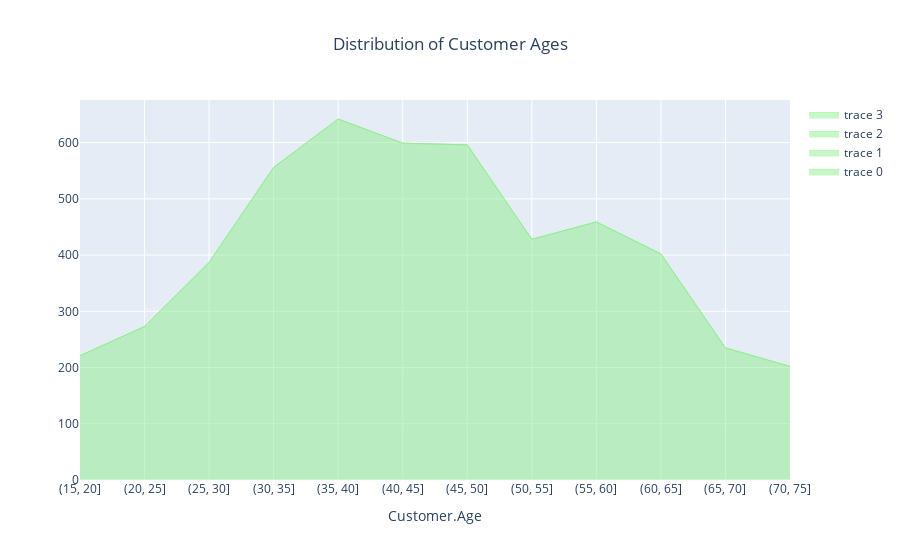

Here is the notebook cell this chart was saved with:
### Code cell
fig.add_trace(go.Scatter(
    x=x, y=y,
    hoverinfo='x+y',
    mode='lines',
    fill='tonexty',
    line=dict(width=0.5, color='rgb(144,238,144)'),
    


))
fig.update_layout(title_text='Distribution of Customer Ages', title_x=0.5)
fig.update_xaxes(title_text='Customer.Age')
fig.show()

### Figure 1 — Plotly figure (JSON) as saved in the notebook; plotly's stock layout.template omitted (floating-point values rounded to 4 significant figures)
{"data": [{"fill": "tonexty", "hoverinfo": "x+y", "line": {"color": "rgb(144,238,144)", "width": 0.5}, "mode": "lines", "type": "scatter", "x": ["(15, 20]", "(20, 25]", "(25, 30]", "(30, 35]", "(35, 40]", "(40, 45]", "(45, 50]", "(50, 55]", "(55, 60]", "(60, 65]", "(65, 70]", "(70, 75]"], "y": [221, 273, 387, 556, 642, 599, 596, 428, 459, 402, 235, 202]}, {"fill": "tonexty", "hoverinfo": "x+y", "line": {"color": "rgb(144,238,144)", "width": 0.5}, "mode": "lines", "type": "scatter", "x": ["(15, 20]", "(20, 25]", "(25, 30]", "(30, 35]", "(35, 40]", "(40, 45]", "(45, 50]", "(50, 55]", "(55, 60]", "(60, 65]", "(65, 70]", "(70, 75]"], "y": [221, 273, 387, 556, 642, 599, 596, 428, 459, 402, 235, 202]}, {"fill": "tonexty", "hoverinfo": "x+y", "line": {"color": "rgb(144,238,144)", "width": 0.5}, "mode": "lines", "type": "scatter", "x": ["(15, 20]", "(20, 25]", "(25, 30]", "(30, 35]", "(35, 40]", "(40, 45]", "(45, 50]", "(50, 55]", "(55, 60]", "(60, 65]", "(65, 70]", "(70, 75]"], "y": [221, 273, 387, 556, 642, 599, 596, 428, 459, 402, 235, 202]}, {"fill": "tonexty", "hoverinfo": "x+y", "line": {"color": "rgb(144,238,144)", "width": 0.5}, "mode": "lines", "type": "scatter", "x": ["(15, 20]", "(20, 25]", "(25, 30]", "(30, 35]", "(35, 40]", "(40, 45]", "(45, 50]", "(50, 55]", "(55, 60]", "(60, 65]", "(65, 70]", "(70, 75]"], "y": [221, 273, 387, 556, 642, 599, 596, 428, 459, 402, 235, 202]}], "layout": {"title": {"text": "Distribution of Customer Ages", "x": 0.5}, "xaxis": {"title": {"text": "Customer.Age"}}}}
